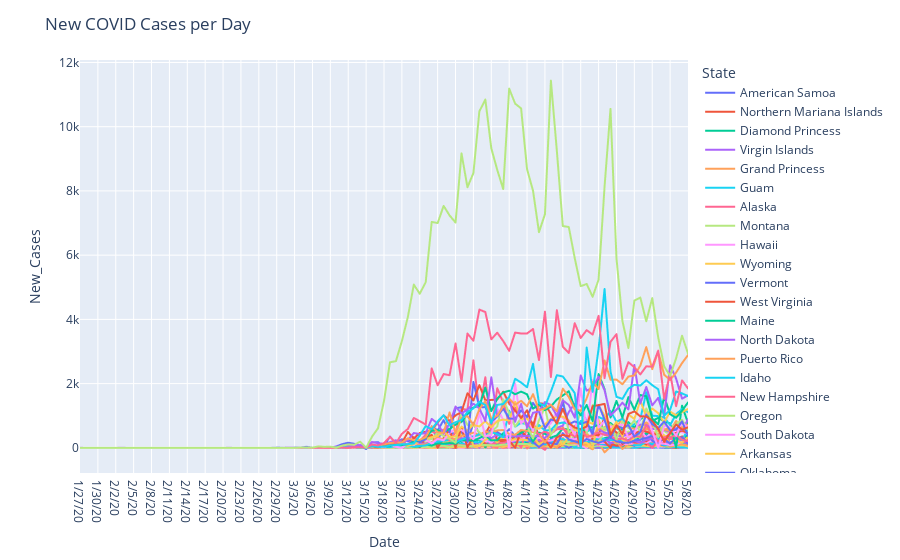

Notebook cell for this chart:
### Code cell
all_states['New_Cases'] = new_cases(all_states)

fig = px.line(all_states, x='Date', y='New_Cases', color='State')
fig.update_layout(title='New COVID Cases per Day ')
fig.show()
